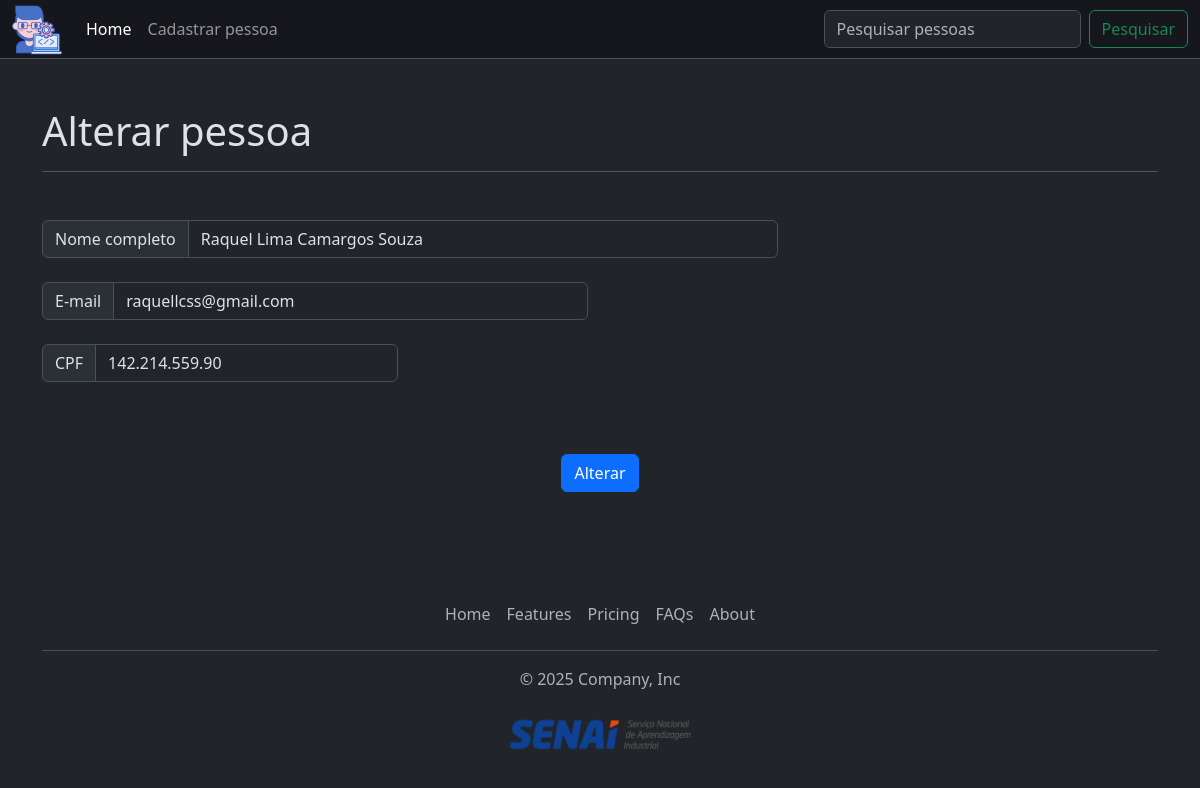
/crud_app/alterar/6/, run on the app's committed database.
### crud_app/models.py (models this page shows, shortened)
class Pessoa(models.Model):
    id_pessoa = models.AutoField(primary_key=True)
    nome = models.CharField(max_length=255, null=False, blank=False)
    email = models.EmailField(unique=True, null=False, blank=False)
    cpf = models.CharField(max_length=14, unique=True, null=True, blank=True)

### crud_app/views.py (the view)
# urls.py: path('alterar/<int:id_pessoa>/', views.alterar_pessoa, name='alterar_pessoa'),
def alterar_pessoa(request, id_pessoa):
    pessoa = Pessoa.objects.get(id_pessoa=id_pessoa)
    if request.method == 'POST':
        pessoa.nome = request.POST.get('nome')
        pessoa.email = request.POST.get('email')
        pessoa.cpf = request.POST.get('cpf')
        pessoa.save()
        return redirect('home')
    return render(request, "alterar.html", {"pessoa": pessoa})

### crud_app/templates/alterar.html (shortened to what this page needs)
{% extends 'base.html' %}
{% block content %}
{% load static %}
    <div class="container">
        <h1>Alterar pessoa</h1>
        <hr class="mb-5">
        <form action="{% url 'alterar_pessoa' pessoa.id_pessoa %}" method="POST">
            <div class="row">
                <div class="col-12 col-lg-8">
                    <div class="input-group mb-4">
                        <span class="input-group-text" id="inputGroup-sizing-default">Nome completo</span>
                        <input type="text" class="form-control" aria-label="Sizing example input" aria-describedby="inputGroup-sizing-default" name="nome" value="{{ pessoa.nome }}" required>
                    </div>
                </div>
            </div>
            <div class="row">
                <div class="col-12 col-lg-6">
                    <div class="input-group mb-4">
                        <span class="input-group-text" id="inputGroup-sizing-default">E-mail</span>
                        <input type="text" class="form-control" aria-label="Sizing example input" aria-describedby="inputGroup-sizing-default" name="email" value="{{ pessoa.email }}" required>
                    </div>
                </div>
            </div>
            <div class="row">
                <div class="col-12 col-md-6 col-lg-4">
                    <div class="input-group mb-4">
                        <span class="input-group-text" id="inputGroup-sizing-default">CPF</span>
                        <input type="text" class="form-control" aria-label="Sizing example input" aria-describedby="inputGroup-sizing-default" name="cpf" value="{{ pessoa.cpf }}" required>
                    </div>
                </div>
            </div>
            <div class="row">
                <div class="d-grid gap-2 d-md-flex justify-content-md-center">
                    <button type="submit" class="btn btn-primary mt-5 mb-5">Alterar</button>
                </div>
            </div>
        </form>
    </div>
{% endblock %}

### crud_app/static/css/estilo.css (style rules this page uses)
html, body { height: 100%; margin: 0; padding: 0; }
body { min-height: 100vh; display: flex; flex-direction: column; }

### data on the page
Pessoa: nome "Raquel Lima Camargos Souza", email "raquellcss@gmail.com", cpf "142.214.559.90"
